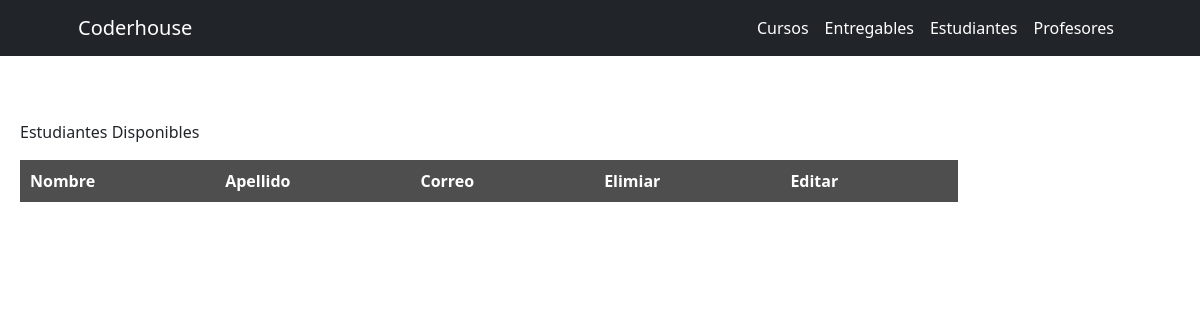
Before: /AppCoder/estudiantes/ with the older database file.
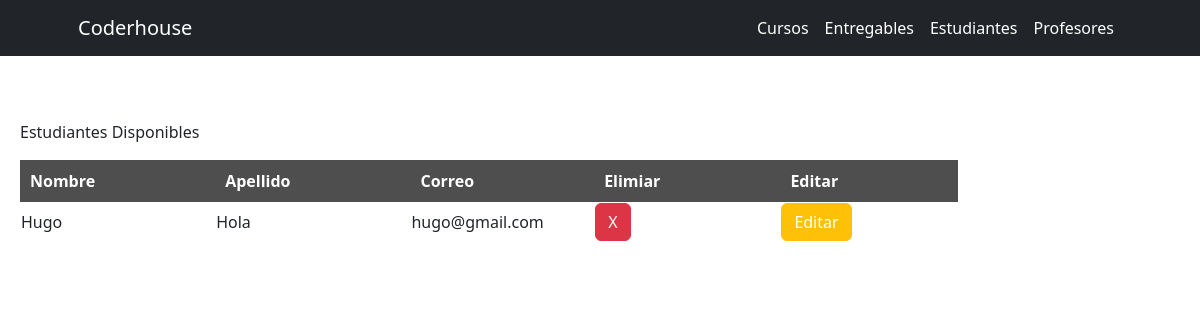
After: the same page with the newer database file.
### AppCoder/models.py (models this page shows, shortened)
class Estudiante(models.Model):
    nombre = models.CharField(max_length=30)
    apellido = models.CharField(max_length=30)
    email = models.EmailField()

### AppCoder/views.py (the view)
# urls.py: path('estudiantes/', estudiantes, name="Estudiantes"),
def estudiantes(request):
    Estudiantes = Estudiante.objects.all()
    return(render(request, "AppCoder/estudiantes.html", {"Estudiantes": Estudiantes}))

### AppCoder/templates/AppCoder/estudiantes.html (shortened to what this page needs)
<div>
    {% extends "AppCoder/inicio.html" %}
    {% load static %}
        {% block contenidoQueCambia %}
            <p>Estudiantes Disponibles</p>
            <table id="tableInfoEstudiantes">
                <tr id="tituloTablaEstudiantes">
                    <th>Nombre</th>
                    <th>Apellido</th>
                    <th>Correo</th>
                    <th>Elimiar</th>
                    <th>Editar</th>
                </tr>
                    {% for estudiante in Estudiantes %}
                    <tr>
                        <td>{{estudiante.nombre}}</td>
                        <td>{{estudiante.apellido}}</td>
                        <td>{{estudiante.email}}</td>
                        <td><button class="btn btn-danger btnEliminar"><a href="{% url 'eliminarEstudiante' estudiante.nombre %}">X</a></button></td>
                        <td><button class="btn btn-warning btnEditar"><a href="{% url 'editarEstudiante' estudiante.nombre %}">Editar</a></button></td>
                    </tr>
                    {% endfor %}
            </table>
        {% endblock %}

Changed rows visible on the page:
added Estudiante: nombre "Hugo", apellido "Hola", email "hugo@gmail.com"
